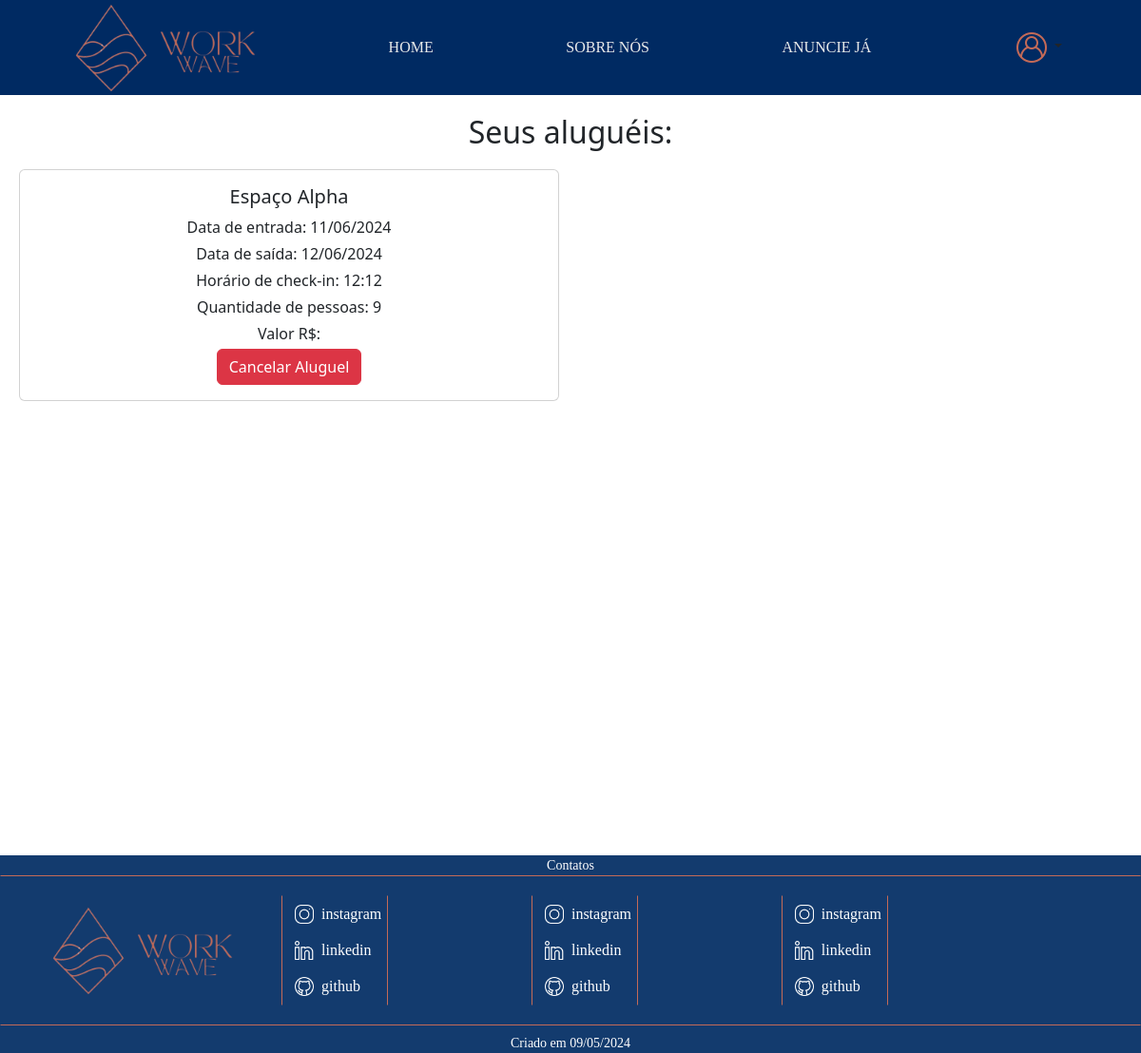
Before: /usuario/AlugueisFeitos.php (signed in) with the older database file.
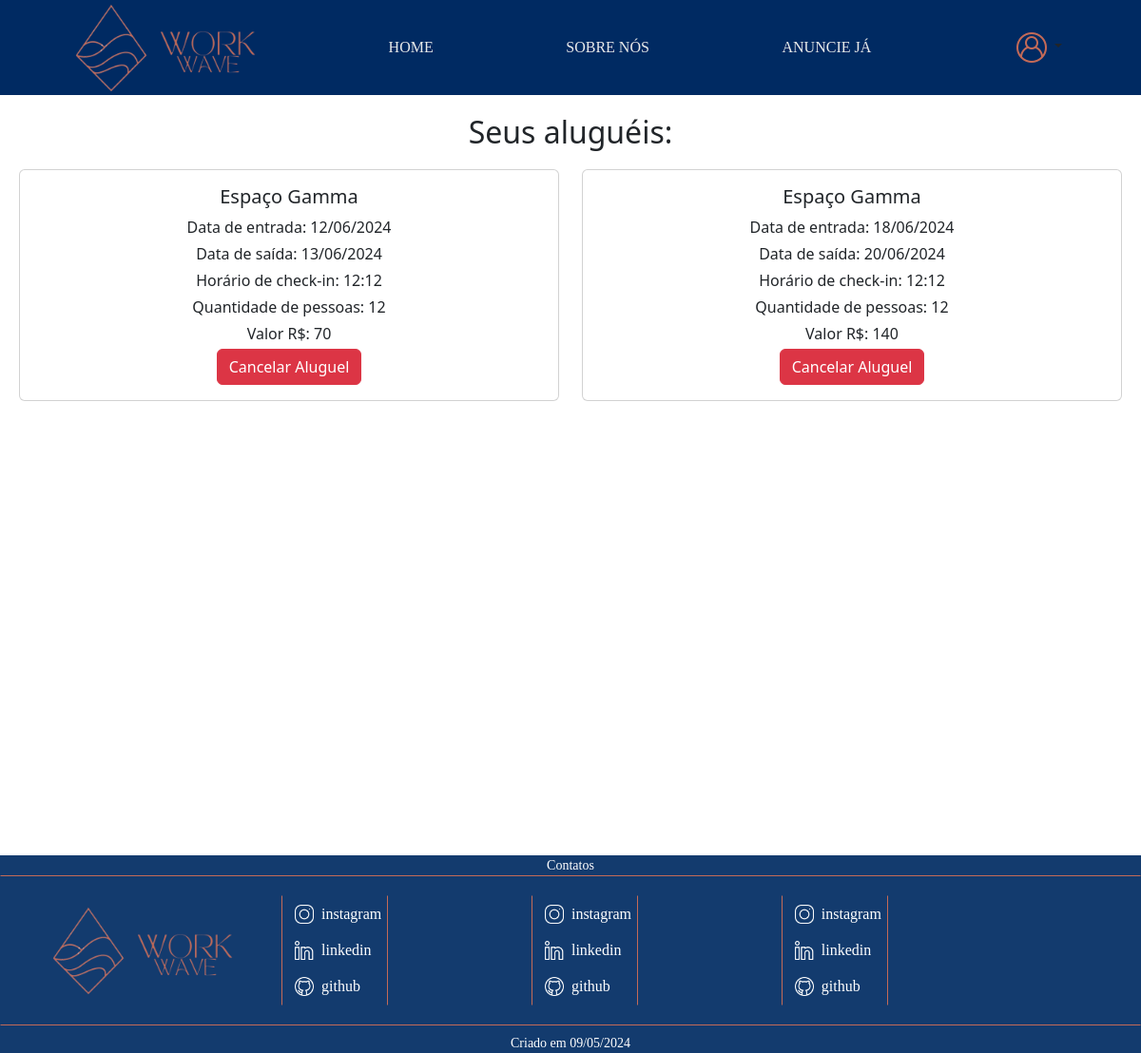
After: the same page with the newer database file.
### tables this page shows
CREATE TABLE `alugar` (
  `AluId` int(11) NOT NULL,
  `AluDataEntrada` date NOT NULL,
  `AluDataSaida` date NOT NULL,
  `OcuId` int(11) NOT NULL,
  `EspId` int(11) NOT NULL,
  `AluPago` tinyint(1) DEFAULT NULL,
  `AluQuantidadePessoas` int(11) DEFAULT NULL,
  `AluHorarioCheckIn` time DEFAULT NULL,
  `AluValor` double(10,2) DEFAULT NULL
);

CREATE TABLE `espacodados` (
  `EspId` int(11) NOT NULL,
  `EspNome` varchar(255) NOT NULL,
  `EspEndereco` varchar(255) NOT NULL,
  `EspDescricao` mediumtext NOT NULL,
  `EspCapacidade` int(11) NOT NULL,
  `EspDisponibilidade` tinyint(1) DEFAULT 1,
  `EspDataCadastro` date NOT NULL,
  `ProId` int(11) NOT NULL,
  `EspImg` varchar(255) DEFAULT NULL,
  `EspPreco` decimal(10,2) DEFAULT NULL,
  `SerId` int(11) DEFAULT NULL,
  `EspCongelado` tinyint(1) DEFAULT 0
);

### usuario/AlugueisFeitos.php (the view, shortened to what this page needs)
<?php
require('../validadores/conectaBanco.php');
if (isset($_SESSION['usuario_validado']) && $_SESSION['usuario_validado'] == true) {
    $UsuarioId = $_SESSION['UsuarioId'];
    $sql = "SELECT a.AluId, e.EspNome, a.AluDataEntrada, a.AluDataSaida, a.AluQuantidadePessoas, a.AluHorarioCheckIn, a.AluValor
            FROM alugar AS a
            INNER JOIN espacodados AS e ON a.EspId = e.EspId
            WHERE a.OcuId = :UsuarioId";
    $stmt = $conexao->prepare($sql);
    $stmt->bindParam(':UsuarioId', $UsuarioId, PDO::PARAM_INT);
    $stmt->execute();
    if ($stmt->rowCount() > 0) {
        $resultado = $stmt->fetchAll(PDO::FETCH_ASSOC);
    } else {
        $resultado = [];
    }
}
?>
<!DOCTYPE html>
<html lang="en">
<head>
    <link href="https://cdn.jsdelivr.net/npm/bootstrap@5.3.3/dist/css/bootstrap.min.css" rel="stylesheet">
    <link rel="stylesheet" href="../css/Style.css">
</head>
<body>
    <header>
        <div class="logo">
            <img src="../img/WorkWave-removebg-preview (1).png" alt="" width="95px" height="95px">
            <img src="../img/WorkWave__2_-removebg-preview.png" alt="" width="100px" height="100px">
        </div>
        <a href="../index.php" class="underline">HOME</a>
        <a href="../SobreNos.php" class="underline">SOBRE NÓS</a>
        <a href="../AnuncieJa.php" class="underline">ANUNCIE JÁ</a>
        <div class="dropdown">
            <a class="btn dropdown-toggle" href="#" role="button" data-bs-toggle="dropdown" aria-expanded="false">
                <img src="../img/user-logo.png" alt="">
            </a>
        </div>
    </header>
    <div class="conteudo">
        <h2 style="margin-bottom: 20px;">Seus aluguéis:</h2>
        <div class="row">
            <?php
            foreach ($resultado as $aluguel) {
                $dataAtual = date('Y-m-d');
                    ?>
                    <div class="col-md-6">
                        <div class="card mb-3">
                            <div class="card-body">
                                <h5 class="card-title"><?php echo $aluguel['EspNome']; ?></h5>
                                <p class="card-text mb-1">Data de entrada: <?php echo date('d/m/Y', strtotime($aluguel['AluDataEntrada'])); ?></p>
                                <p class="card-text mb-1">Data de saída: <?php echo date('d/m/Y', strtotime($aluguel['AluDataSaida'])); ?></p>
                                <p class="card-text mb-1">Horário de check-in: <?php echo date('H:i', strtotime($aluguel['AluHorarioCheckIn'])); ?></p>
                                <p class="card-text mb-1">Quantidade de pessoas: <?php echo $aluguel['AluQuantidadePessoas']; ?></p>
                                <p class="card-text mb-1">Valor R$: <?php echo $aluguel['AluValor']; ?></p>
                                <?php
                                if ($aluguel['AluDataEntrada'] > $dataAtual) {
                                    ?>
                                    <form action="../validadores/CancelarAluguel.php" method="POST" onsubmit="return confirm('Tem certeza de que deseja cancelar este aluguel?');">
                                        <button type="submit" class="btn btn-danger">Cancelar Aluguel</button>
                                    </form>
                                <?php
                                } else {
                                    ?>
                                    <button type="button" class="btn btn-danger" disabled>Cancelar Aluguel</button>
                                <?php
                                }
                                ?>
                            </div>
                        </div>
                    </div>
            <?php
            }
            ?>
        </div>
    </div>
    <footer class="rodape" id="contato">
        <div class="contato">
            <p>Contatos</p>
        </div>
        <div class="Borda">
            <div class="rodape-div">
                <div class="logo-2">
                    <img src="../img/WorkWave-removebg-preview (1).png" alt="" width="95px" height="95px">
                    <img src="../img/WorkWave__2_-removebg-preview.png" alt="" width="100px" height="100px">
                </div>
                <div class="Social">
                    <div class="Media">
                        <a class="btn" href="#">
                            <img src="../img/instagram.png" alt="" width="20" height="20">
                            <p>instagram</p>
                        </a>
                        <a class="btn" href="#">
                            <img src="../img/linkedin.png" alt="" width="20" height="20">
                            <p>linkedin</p>
                        </a>
                        <a class="btn" href="#">
                            <img src="../img/github.png" alt="" width="20" height="20">
                            <p>github</p>
                        </a>
                    </div>
                </div>
                <div class="Social">
                    <div class="Media">
                        <a class="btn" href="#">
                            <img src="../img/instagram.png" alt="" width="20" height="20">
                            <p>instagram</p>
                        </a>
                        <a class="btn" href="#">
                            <img src="../img/linkedin.png" alt="" width="20" height="20">
                            <p>linkedin</p>
                        </a>
                        <a class="btn" href="#">
                            <img src="../img/github.png" alt="" width="20" height="20">
                            <p>github</p>
                        </a>
                    </div>
                </div>
                <div class="Social">
                    <div class="Media">
                        <a class="btn" href="#">
                            <img src="../img/instagram.png" alt="" width="20" height="20">
                            <p>instagram</p>
                        </a>
                        <a class="btn" href="#">
                            <img src="../img/linkedin.png" alt="" width="20" height="20">
                            <p>linkedin</p>
                        </a>
                        <a class="btn" href="#">
                            <img src="../img/github.png" alt="" width="20" height="20">
                            <p>github</p>
                        </a>
                    </div>
                </div>
            </div>
        </div>
        <div class="data">
            <p>Criado em 09/05/2024</p>
        </div>
    </footer>
</body>
</html>

### css/Style.css (style rules this page uses)
header { background-color: #002a62; display: flex; flex-direction: row; justify-content: space-around; align-items: center; }
a { text-decoration: none; color: white; font-family: 'Times New Roman', Times, serif; }
.underline { position: relative; text-decoration: none; color: #EAEAEA; transition: color 0.3s ease; }
.underline::after { content: ''; position: absolute; bottom: -12px; left: -25%; width: 150%; height: 2px; background-color: #EAEAEA; transform: scaleX(0); transition: transform 0.3s ease; }
.rodape { text-align: center; background-color: #133b6e; color: white; height: auto; width: 100%; font-size: 14px; font-family: helvetica; justify-content: center; align-items: center; flex-direction: row; }
.rodape p, .pesquisa p { font-family: 'Times New Roman', Times, serif; }
.Borda { border: 1px solid #c46a57; border-right-color: #133b6e; border-left-color: #133b6e; }
.rodape-div { display: flex; align-items: center; justify-content: space-around; width: 90%; padding: 20px; margin-right: 200px; }
.Social { display: flex; width: calc(33.33% - 234px); margin-right: 100px; border: 1px solid #c46a57; border-bottom-color: #133b6e; border-top-color: #133b6e; flex-direction: row; }
.Media { display: flex; flex-direction: column; }
.Media .btn { display: flex; align-items: center; }
.Media img { margin-right: 8px; }
.Media p { color: white; margin: 0; }
.contato p { margin: 0; background-color: #133b6e; }
.data { margin-top: 8px; background-color: #133b6e; }
p { margin: 0; }

### usuario/AlugueisFeitos.php (style rules this page uses)
.conteudo { height: 100vh; }
.conteudo { padding: 20px; text-align: center; }

Changed rows visible on the page:
removed alugar: EspId.EspNome "Espaço Alpha", AluDataEntrada "11/06/2024", AluDataSaida "12/06/2024", AluHorarioCheckIn "12:12", AluQuantidadePessoas "9"
added alugar: EspId.EspNome "Espaço Gamma", AluDataEntrada "12/06/2024", AluDataSaida "13/06/2024", AluHorarioCheckIn "12:12", AluQuantidadePessoas "12", AluValor "70"
added alugar: EspId.EspNome "Espaço Gamma", AluDataEntrada "18/06/2024", AluDataSaida "20/06/2024", AluHorarioCheckIn "12:12", AluQuantidadePessoas "12", AluValor "140"
